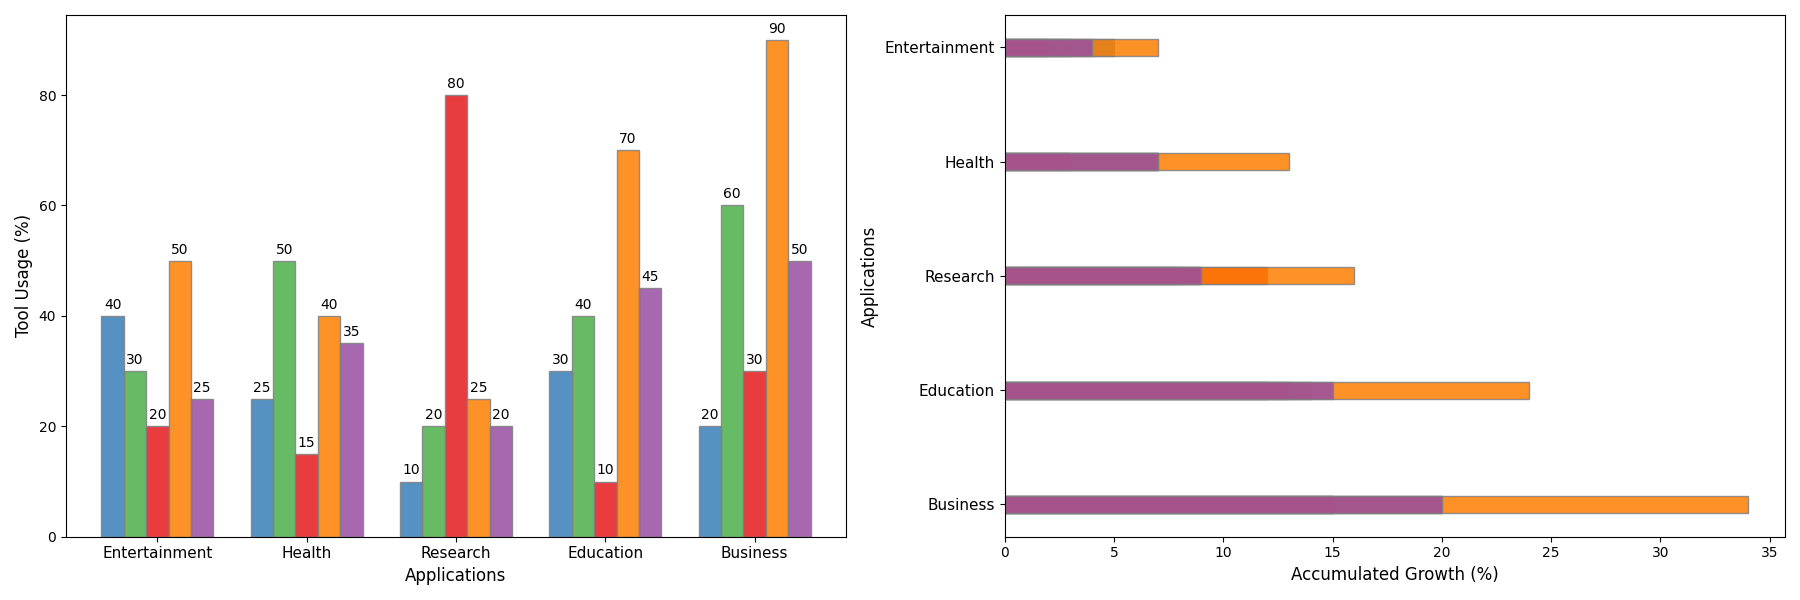

Write the Python code that produced this figure.
import matplotlib.pyplot as plt
import numpy as np

scenarios = ['Entertainment', 'Health', 'Research', 'Education', 'Business']
categories = ['Machine Learning', 'Statistics', 'Python', 'Excel', 'Graphics']

usage_data = np.array([
    [40, 30, 20, 50, 25],
    [25, 50, 15, 40, 35],
    [10, 20, 80, 25, 20],
    [30, 40, 10, 70, 45],
    [20, 60, 30, 90, 50]
])

fig, (ax1, ax2) = plt.subplots(1, 2, figsize=(18, 6))

bar_width = 0.15
positions = np.arange(len(scenarios))
colors = ['#377eb8', '#4daf4a', '#e41a1c', '#ff7f00', '#984ea3']

# Bar chart on the first axis
for i, (category, color) in enumerate(zip(categories, colors)):
    bars = ax1.bar(positions + i * bar_width, usage_data[:, i], bar_width, color=color, edgecolor='gray', alpha=0.85)
    for bar in bars:
        height = bar.get_height()
        ax1.annotate(f'{height}', xy=(bar.get_x() + bar.get_width() / 2, height),
                     xytext=(0, 3), textcoords="offset points", ha='center', va='bottom', fontsize=10, color='black')

ax1.set_xlabel('Applications', fontsize=12)
ax1.set_ylabel('Tool Usage (%)', fontsize=12)
ax1.set_xticks(positions + 2 * bar_width)
ax1.set_xticklabels(scenarios, fontsize=11)

usage_growth = np.array([
    [5, 3, 2, 7, 4],
    [2, 4, 1, 6, 3],
    [1, 2, 9, 3, 2],
    [4, 5, 1, 8, 6],
    [3, 6, 2, 10, 5]
])

cumulative_data = np.cumsum(usage_growth, axis=0)
for i, (category, color) in enumerate(zip(categories, colors)):
    ax2.barh(positions, cumulative_data[:, i], bar_width, color=color, edgecolor='gray', alpha=0.85)

ax2.set_xlabel('Accumulated Growth (%)', fontsize=12)
ax2.set_ylabel('Applications', fontsize=12)
ax2.set_yticks(positions)
ax2.set_yticklabels(scenarios, fontsize=11)
ax2.invert_yaxis()

plt.tight_layout()
plt.show()
